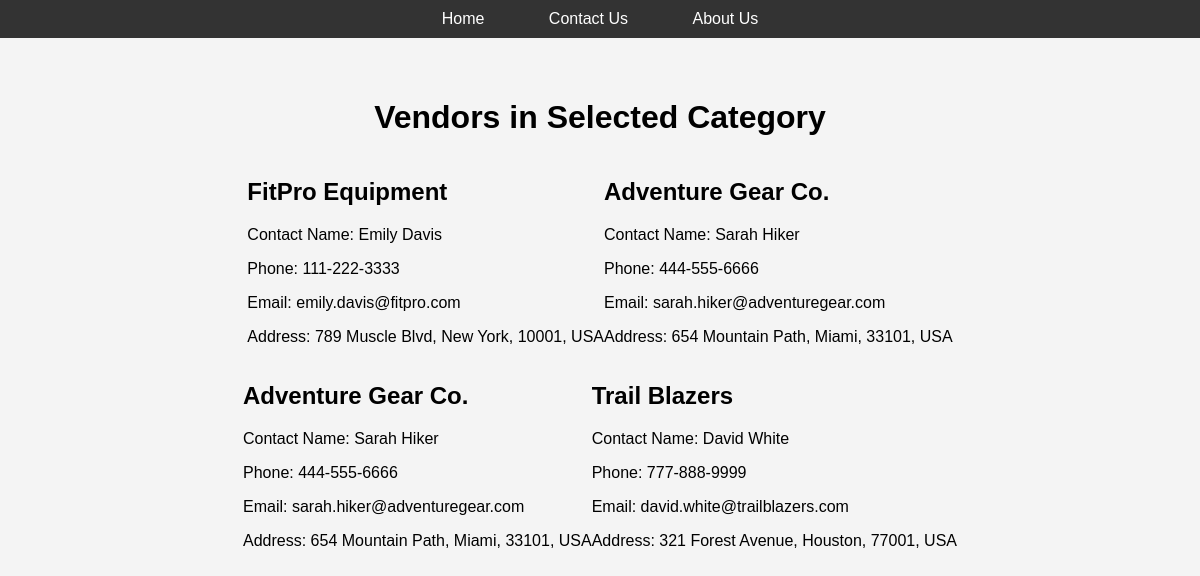
Before: /User.php/vendors.php?category_id=22 with the older database file.
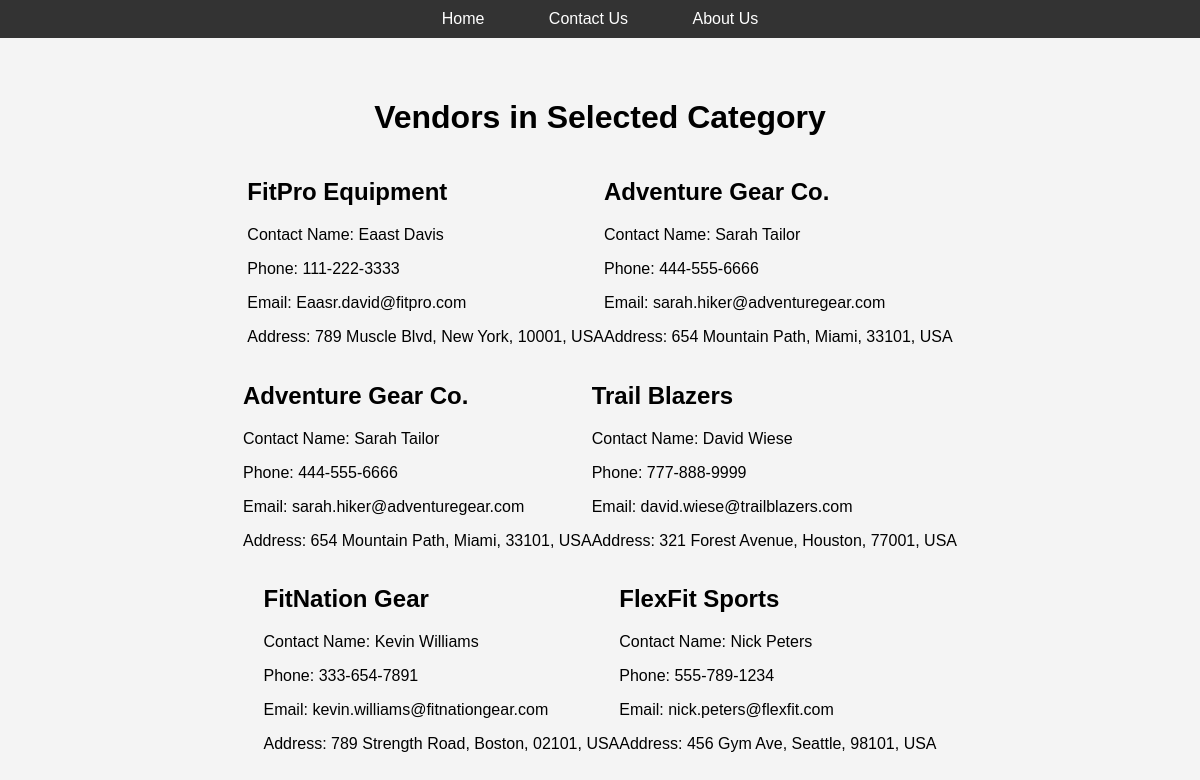
After: the same page with the newer database file.
### tables this page shows
CREATE TABLE Vendor (
    VendorID INT PRIMARY KEY,
    VendorName VARCHAR(100),
    ContactName VARCHAR(100),
    Phone VARCHAR(20),
    Email VARCHAR(255),
    Address VARCHAR(255),
    City VARCHAR(100),
    PostalCode VARCHAR(20),
    Country VARCHAR(100),
    CreatedDate TIMESTAMP DEFAULT CURRENT_TIMESTAMP
);

### User.php/vendors.php (the view, shortened to what this page needs)
<?php
$categoryId = intval($_GET['category_id']);
function get_vendors_by_category($categoryId) {
    $sql = "SELECT v.VendorID, v.VendorName, v.ContactName, v.Phone, v.Email, v.Address, v.City, v.PostalCode, v.Country
            FROM Vendor v
            INNER JOIN Product p ON v.VendorID = p.VendorID
            WHERE p.CategoryID = ?";
    $stmt = $GLOBALS['conn']->prepare($sql);
    $stmt->bind_param("i", $categoryId);
    $stmt->execute();
    $result = $stmt->get_result();
    $rows = $result->fetch_all(MYSQLI_ASSOC);
    return $rows;
}
$vendors = get_vendors_by_category($categoryId);
?>
<!DOCTYPE html>
<html lang="en">
<head>
</head>
<body>
<div class="menu">
    <a href="index.php">Home</a>
    <a href="contact.php">Contact Us</a>
    <a href="about.php">About Us</a>
</div>
<div class="container">
    <h1>Vendors in Selected Category</h1>
    <?php if (count($vendors) > 0): ?>
       <?php foreach ($vendors as $vendor): ?>
    <div class="vendor-card" onclick="window.location.href='products.php?vendor_id=<?php echo $vendor['VendorID']; ?>'">
        <h2><?php echo htmlspecialchars($vendor['VendorName']); ?></h2>
        <p>Contact Name: <?php echo htmlspecialchars($vendor['ContactName']); ?></p>
        <p>Phone: <?php echo htmlspecialchars($vendor['Phone']); ?></p>
        <p>Email: <?php echo htmlspecialchars($vendor['Email']); ?></p>
        <p>Address: <?php echo htmlspecialchars($vendor['Address']) . ', ' . htmlspecialchars($vendor['City']) . ', ' . htmlspecialchars($vendor['PostalCode']) . ', ' . htmlspecialchars($vendor['Country']); ?></p>
    </div>
<?php endforeach; ?>
    <?php else: ?>
        <p>No vendors found for this category.</p>
    <?php endif; ?>
</div>
</body>
</html>

Changed rows visible on the page:
changed vendor "FitPro Equipment": ContactName "Emily Davis" → "Eaast Davis"; Email "emily.davis@fitpro.com" → "Eaasr.david@fitpro.com"
changed vendor "Adventure Gear Co.": ContactName "Sarah Hiker" → "Sarah Tailor"
changed vendor "Trail Blazers": ContactName "David White" → "David Wiese"; Email "david.white@trailblazers.com" → "david.wiese@trailblazers.com"
added vendor: VendorName "FitNation Gear", ContactName "Kevin Williams", Phone "333-654-7891", Email "kevin.williams@fitnationgear.com", Address "789 Strength Road", City "Boston", PostalCode "02101", Country "USA"
added vendor: VendorName "FlexFit Sports", ContactName "Nick Peters", Phone "555-789-1234", Email "nick.peters@flexfit.com", Address "456 Gym Ave", City "Seattle", PostalCode "98101", Country "USA"
